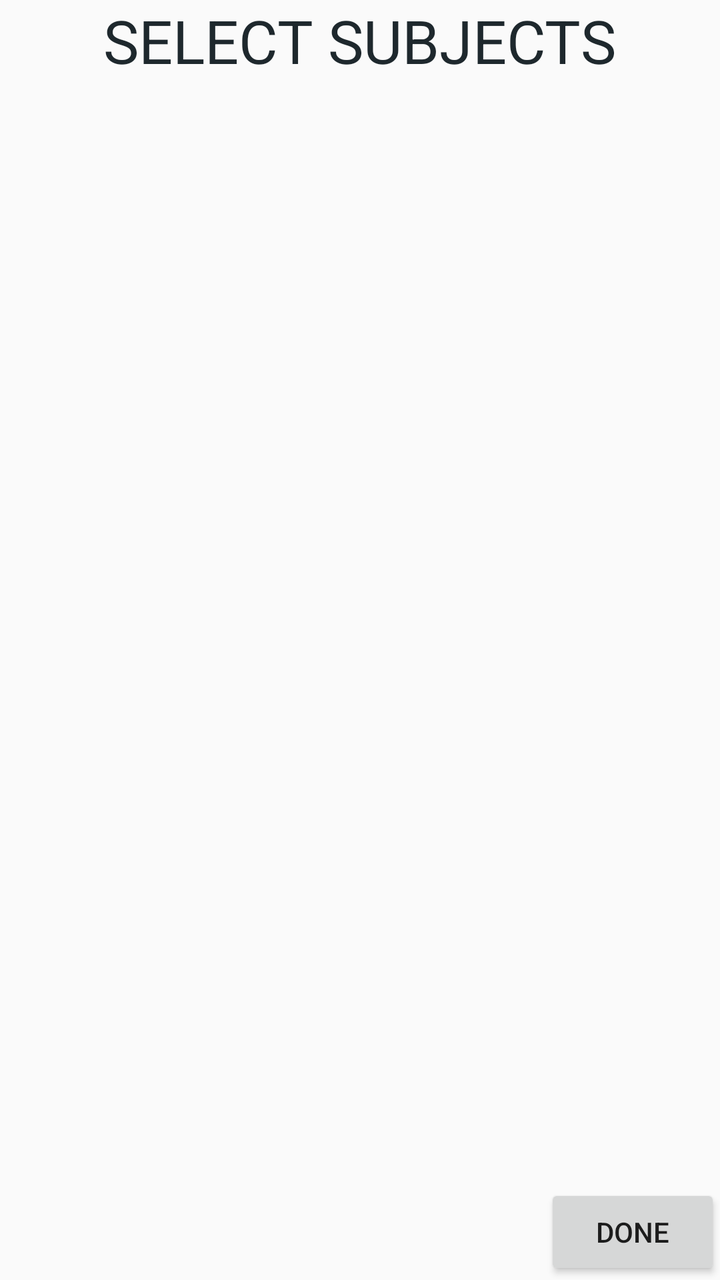
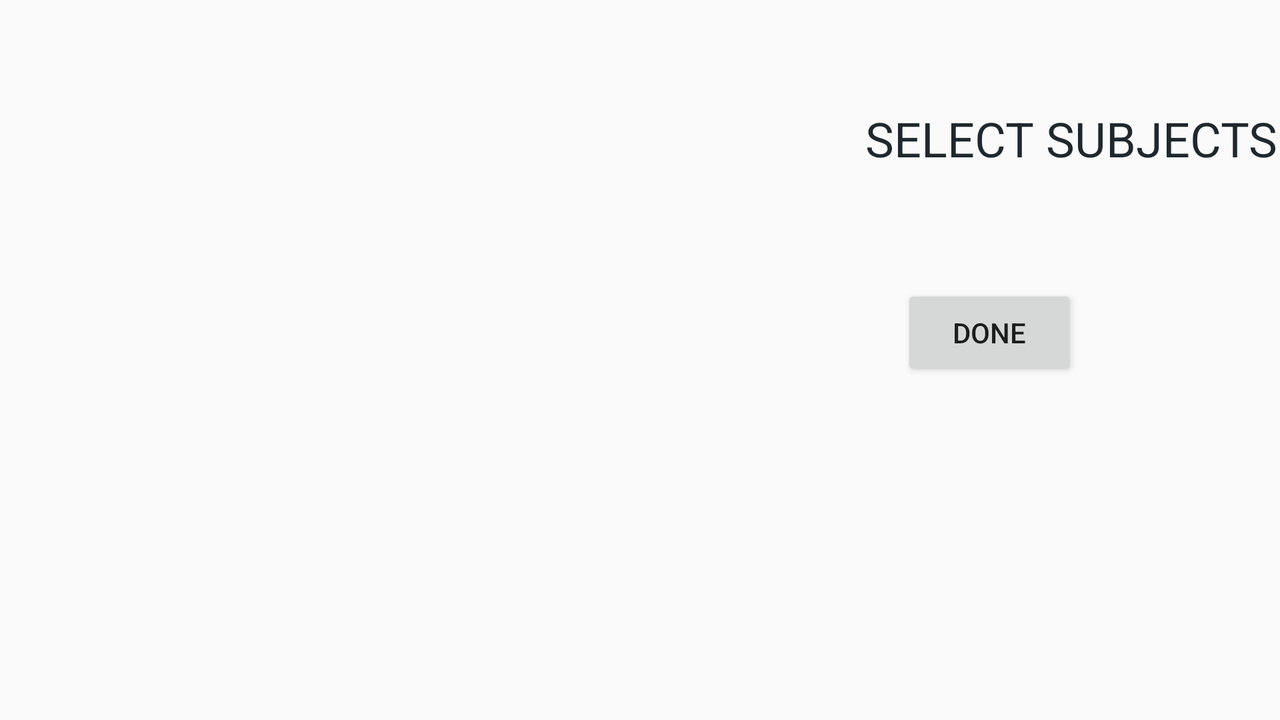

An Android layout and its configuration variant, each rendered on a device that would load it. The default file and the variant file are quoted in full after the pictures.
<!-- AndroidManifest.xml: application theme AppTheme -->
<!-- res/layout/activity_saturday.xml -->
<?xml version="1.0" encoding="utf-8"?>
<RelativeLayout xmlns:android="http://schemas.android.com/apk/res/android"
    xmlns:tools="http://schemas.android.com/tools"
    android:id="@+id/activity_saturday"
    android:layout_width="match_parent"
    android:layout_height="match_parent"
    android:paddingBottom="@dimen/activity_vertical_margin"
    android:paddingLeft="@dimen/activity_horizontal_margin"
    android:paddingRight="@dimen/activity_horizontal_margin"
    android:paddingTop="@dimen/activity_vertical_margin"
    tools:context="com.example.darshaun.bunkmate.Saturday">

    <Button
        android:text="DONE"
        android:layout_width="wrap_content"
        android:layout_height="wrap_content"
        android:id="@+id/button6"
        android:layout_alignParentBottom="true"
        android:layout_alignParentRight="true"
        android:layout_alignParentEnd="true"
        android:onClick="next" />

    <ScrollView
        android:layout_width="match_parent"
        android:layout_height="match_parent"
        android:layout_alignParentLeft="true"
        android:layout_alignParentStart="true"
        android:layout_above="@+id/button6"
        android:layout_below="@+id/textView9">


        <LinearLayout
            android:id="@+id/layout"
            android:layout_width="match_parent"
            android:layout_height="wrap_content"
            android:orientation="vertical" />

    </ScrollView>

    <TextView
        android:text="SELECT SUBJECTS"
        android:layout_width="wrap_content"
        android:layout_height="wrap_content"
        android:id="@+id/textView9"
        android:textSize="30sp"
        android:textColor="@color/colorPrimaryDark"
        android:layout_alignParentTop="true"
        android:layout_centerHorizontal="true" />

</RelativeLayout>
<!-- resources referenced by this layout -->
<resources>
  <color name="colorPrimaryDark">#1e282d</color>
  <style name="AppTheme" parent="Theme.AppCompat.Light.DarkActionBar">
          
          <item name="colorPrimary">@color/colorPrimary</item>
          <item name="colorPrimaryDark">@color/colorPrimaryDark</item>
          <item name="colorAccent">@color/colorAccent</item>
          <item name="android:navigationBarColor">@color/colorPrimaryDark</item>
          <item name="android:statusBarColor">@color/colorPrimaryDark</item>
      </style>
  <color name="colorPrimary">#263237</color>
  <color name="colorAccent">#1e282d</color>
</resources>
<!-- res/layout-land/activity_saturday.xml (the repository's variant of the layout above) -->
<!-- drawn on the phone turned sideways -->
<?xml version="1.0" encoding="utf-8"?>
<RelativeLayout xmlns:android="http://schemas.android.com/apk/res/android"
    xmlns:tools="http://schemas.android.com/tools"
    android:id="@+id/activity_saturday"
    android:layout_width="match_parent"
    android:layout_height="match_parent"
    android:paddingBottom="@dimen/activity_vertical_margin"
    android:paddingLeft="@dimen/activity_horizontal_margin"
    android:paddingRight="@dimen/activity_horizontal_margin"
    android:paddingTop="@dimen/activity_vertical_margin"
    tools:context="com.example.darshaun.bunkmate.Saturday">

    <TextView
        android:text="SELECT SUBJECTS"
        android:layout_width="wrap_content"
        android:layout_height="wrap_content"
        android:id="@+id/textView9"
        android:textSize="24sp"
        android:textColor="@color/colorPrimaryDark"
        android:layout_marginTop="53dp"
        android:layout_marginStart="433dp"
        android:layout_alignParentTop="true"
        android:layout_alignParentStart="true"
        android:textAlignment="center" />

    <Button
        android:text="DONE"
        android:layout_width="wrap_content"
        android:layout_height="wrap_content"
        android:id="@+id/button6"
        android:onClick="next"
        android:layout_below="@+id/textView9"
        android:layout_alignStart="@+id/textView9"
        android:layout_marginStart="18dp"
        android:layout_marginTop="57dp" />

    <ScrollView
        android:layout_width="match_parent"
        android:layout_height="match_parent"
        android:layout_alignParentTop="true"
        android:layout_toStartOf="@+id/button6"
        android:layout_marginEnd="11dp">


        <LinearLayout
            android:id="@+id/layout"
            android:layout_width="match_parent"
            android:layout_height="wrap_content"
            android:orientation="vertical" />

    </ScrollView>

</RelativeLayout>
